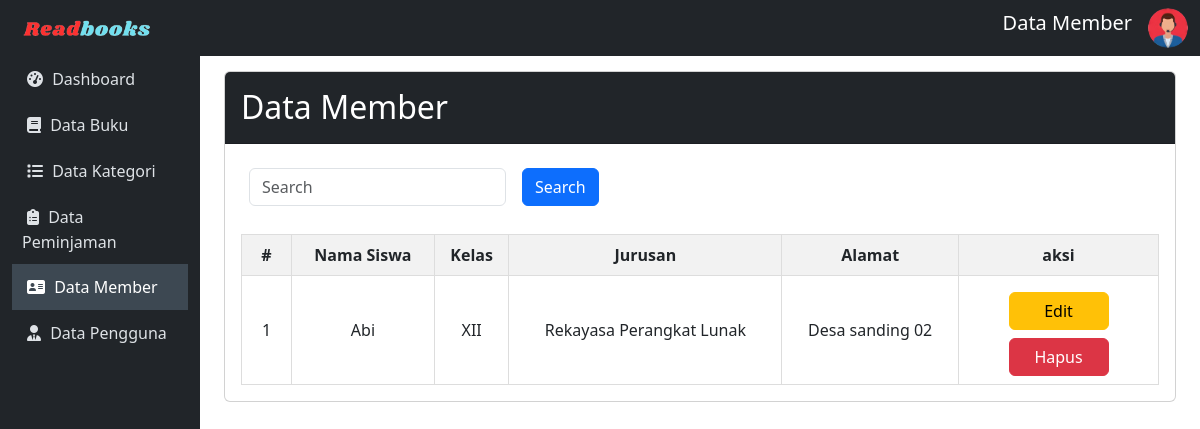
Page /admin/member/data-member.php on the committed database.
### tables this page shows
CREATE TABLE `member` (
  `nisn` int(11) NOT NULL,
  `nama` varchar(50) NOT NULL,
  `password` varchar(50) NOT NULL,
  `kelas` varchar(50) NOT NULL,
  `jurusan` varchar(50) NOT NULL,
  `alamat` varchar(50) NOT NULL
);

### config/config.php (called while the page is built, shortened)
<?php
$host = "127.0.0.1";
$username = "root";
$password = "";
$database_name = "brary";
$connection = mysqli_connect($host, $username, $password, $database_name);
function queryReadData($dataKategori)
{
  global $connection;
  $result = mysqli_query($connection, $dataKategori);
  $items = [];
  while ($item = mysqli_fetch_assoc($result)) {
    $items[] = $item;
  }
  return $items;
}
?>

### admin/member/data-member.php (the view, shortened to what this page needs)
<?php
include "../../config/config.php";
$datasiswa = queryReadData("SELECT * FROM member order by nama, jurusan, kelas ASC");
?>
<!DOCTYPE html>
<html lang="en">
<head>
    <link href="https://cdn.jsdelivr.net/npm/bootstrap@5.3.2/dist/css/bootstrap.min.css" rel="stylesheet">
</head>
<body>
    <nav class="navbar navbar-expand-lg navbar-dark sticky-top">
        <div class="container-fluid">
            <a class="navbar-brand" href="index.php"><img src="../../assets/readbook.png" width="150px"></a>
            <div class="collapse navbar-collapse" id="mynavbar">
                <ul class="navbar-nav ms-auto">
                    <li class="nav-item">
                        <span class="navbar-brand text-center">Data Member</span>
                    </li>
                    <li class="nav-item">
                        <i id="profile-icon" class="bi bi-person-circle text-light" data-bs-toggle="dropdown">
                            <img src="../../assets/adminLogo.png" alt="Avatar Logo" style="width:40px;" class="rounded-pill"></i>
                    </li>
                </ul>
            </div>
        </div>
    </nav>
    <div class="container-fluid">
        <div class="row">
            <nav id="sidebar" class="col-md-3 col-lg-2 d-md-block position-fixed vh-100">
                <div class="position-sticky">
                    <ul class="nav flex-column">
                        <li class="nav-item">
                            <a class="nav-link" href="../index.php">
                               <i class="fa fa-dashboard" style="margin: 5px;"></i>
                                Dashboard
                            </a>
                        </li>
                        <li class="nav-item">
                            <a class="nav-link" href="../buku/data-buku.php">
                            <i class="fa fa-book" style="margin: 5px;"></i>
                                Data Buku
                            </a>
                        </li>
                        <li class="nav-item">
                            <a class="nav-link" href="../kategori/data-kategori.php">
                            <i class="fa fa-list" style="margin: 5px;"></i>
                                Data Kategori
                            </a>
                        </li>
                        <li class="nav-item">
                            <a class="nav-link" href="../peminjaman/data-peminjaman.php">
                            <i class="fas fa-clipboard-list" style="margin: 5px;"></i>
                                Data Peminjaman
                            </a>
                        </li>
                        <li class="nav-item">
                            <a class="nav-link active" href="data-member.php">
                            <i class="fa fa-address-card" style="margin: 5px;"></i>
                                Data Member
                            </a>
                        </li>
                        <li class="nav-item">
                            <a class="nav-link" href="../akun/pengguna.php">
                            <i class="fas fa-user-tie" style="margin: 5px;"></i>
                                Data Pengguna
                            </a>
                        </li>
                    </ul>
                </div>
            </nav>
            <main id="content" class="col-md-9 ms-sm-auto col-lg-10 px-md-4">
                <div class="card">
                <div class="card-header bg-dark text-white">
                        <h2 class="mt-2">Data Member</h2>
                    </div>
                    <div class="card-body scrollable-card">
                        <form class="d-flex" action="" method="post">
                            <div style="display: flex;">
                                <input class="form-control m-2" type="text" name="keyword" id="keyword" placeholder="Search">
                                <button class="btn btn-primary m-2" type="submit" name="search">Search</button>
                            </div>
                        </form>
                        <table>
                            <thead>
                                <tr>
                                    <th style="width:50px;">#</th>
                                    <th>Nama Siswa</th>
                                    <th>Kelas</th>
                                    <th>Jurusan</th>
                                    <th>Alamat</th>
                                    <th style="width:200px;">aksi</th>
                                </tr>
                            </thead>
                            <tbody>
                                <?php
                                $no = 1;
                                foreach ($datasiswa as $item) :
                                ?>
                                    <tr>
                                        <td style="width:50px;"><?= $no++; ?></td>
                                        <td><?= $item["nama"]; ?></td>
                                        <td><?= $item["kelas"]; ?></td>
                                        <td><?= $item["jurusan"]; ?></td>
                                        <td><?= $item["alamat"]; ?></td>
                                        <td style="width:200px;">
                                            <div>
                                            <a href="editMember.php?nisn=<?= $item['nisn'];?>" Class="btn btn-warning mt-2" style="width:100px;">Edit</a>
                                            </div>
                                            <div>
                                            <a href="deleteMember.php?nisn=<?= $item['nisn']; ?>" Class="btn btn-danger mt-2" style="width:100px;" onclick="return confirm('Apakah Member dengan Nama <?= $item['nama']; ?> ingin anda hapus?');">Hapus</a>
                                        </div>
                                    </td>
                                    </tr>
                                <?php endforeach; ?>
                            </tbody>
                        </table>
                    </div>
                </div>
            </main>
        </div>
    </div>
</body>
</html>

### admin/member/data-member.php (style rules this page uses)
body { font-family: 'Segoe UI', Tahoma, Geneva, Verdana, sans-serif; }
#sidebar { background-color: #212529; color: #fff; }
#content { transition: margin-left 0.5s; padding: 15px; }
.navbar { background-color: #212529; }
.navbar-brand { color: #fff; }
.nav-link { padding: 10px; text-decoration: none; color: #dee2e6; transition: background-color 0.3s, color 0.3s; }
.nav-link.active { background-color: #3d4852; color: #fff; }
table { width: 100%; border-collapse: collapse; margin-top: 20px; }
th, td { border: 1px solid #ddd; padding: 8px; text-align: center; }
th { background-color: #f2f2f2; }
.scrollable-card { max-height: 600px; overflow-y: auto; }

### rows in the picture
member: nama "Abi", kelas "XII", jurusan "Rekayasa Perangkat Lunak", alamat "Desa sanding 02"
